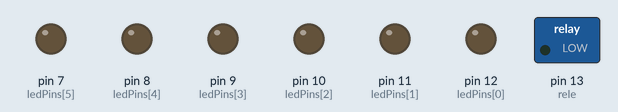
A sketch run on a simulated Arduino Uno, built with avr-gcc and run on an emulated ATmega328P. Parts: switched loads named in the sketch (green lamp = pin HIGH), output pins drawn as LEDs (lit = HIGH).

Above: at 0.1 s.
At 5.1 s:
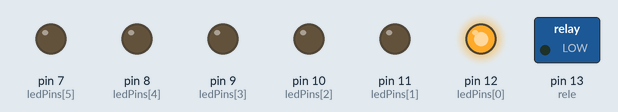
At 10.1 s:
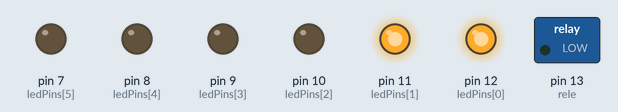
At 15.1 s:
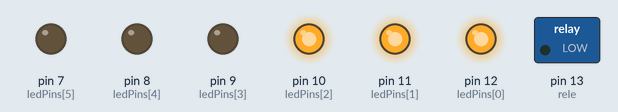
At 25.1 s:
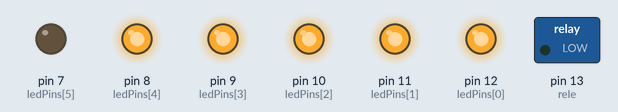
At 35.1 s:
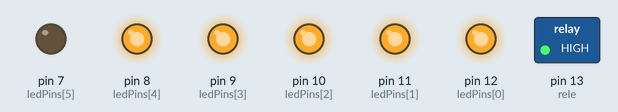
Timing chart, 0 to 36.6 s (numbered marks = the images above):
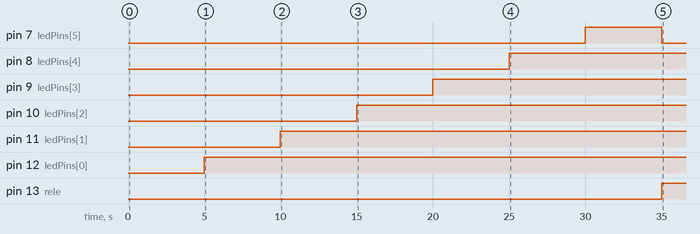

Measured:
- by itself, pin 7 (ledPins[5]): LOW → HIGH at 30.0 s, → LOW 5.0 s later
- by itself, pin 8 (ledPins[4]): LOW → HIGH at 25.0 s
- by itself, pin 9 (ledPins[3]): LOW → HIGH at 20.0 s
- by itself, pin 10 (ledPins[2]): LOW → HIGH at 15.0 s
- by itself, pin 11 (ledPins[1]): LOW → HIGH at 10.0 s
- by itself, pin 12 (ledPins[0]): LOW → HIGH at 5.0 s
- by itself, pin 13 (rele): LOW → HIGH at 35.0 s

The sketch:

LED_ARRAY.ino
```cpp
int ledPins[] = { 12, 11, 10, 9, 8, 7 }; // Array que determina quantos leds serao usados e quais pinos estao
int rele = 13;                           // determina o pino 13 como rele

void setup() {
  for (int leds = 0; leds < 6; leds++)  {     // loop que seta as portas dos leds de 12 à 7 como OUTPUTs
    pinMode(ledPins[leds], OUTPUT);
  }
  pinMode(rele,OUTPUT);                   // determina a porta rele (13) como OUTPUT
}

void loop() {
digitalWrite(rele,LOW);                            //liga o rele
for (int i=0;i<6;i++){ if (i==0){delay(5000);}     //loop que conta de 0 a 5 acendendo os 6 leds por sequencia  OBS: 0,1,2,3,4,5 sao 6 leds
 digitalWrite(ledPins[i],HIGH);
delay(5000);                                       //espera 5 segundos
}
digitalWrite(rele,HIGH);                           //desliga o rele
for (int i=5;i>=0;i--){ if (i==6){delay(5000);}    //loop que conta de 5 a 0 apagando os 6 leds por sequencia
 digitalWrite(ledPins[i],LOW);
delay(5000);
}

}
```
